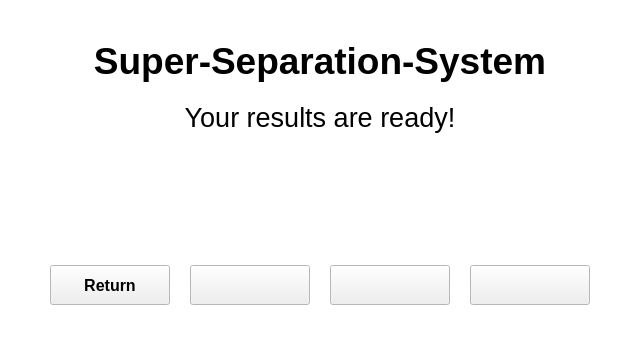
<?xml version="1.0" encoding="UTF-8"?>
<ui version="4.0">
 <class>SaveWindow</class>
 <widget class="QMainWindow" name="SaveWindow">
  <property name="geometry">
   <rect>
    <x>0</x>
    <y>0</y>
    <width>640</width>
    <height>345</height>
   </rect>
  </property>
  <property name="sizePolicy">
   <sizepolicy hsizetype="Minimum" vsizetype="Minimum">
    <horstretch>0</horstretch>
    <verstretch>0</verstretch>
   </sizepolicy>
  </property>
  <property name="palette">
   <palette>
    <active>
     <colorrole role="Base">
      <brush brushstyle="SolidPattern">
       <color alpha="255">
        <red>255</red>
        <green>255</green>
        <blue>255</blue>
       </color>
      </brush>
     </colorrole>
     <colorrole role="Window">
      <brush brushstyle="SolidPattern">
       <color alpha="255">
        <red>255</red>
        <green>255</green>
        <blue>255</blue>
       </color>
      </brush>
     </colorrole>
    </active>
    <inactive>
     <colorrole role="Base">
      <brush brushstyle="SolidPattern">
       <color alpha="255">
        <red>255</red>
        <green>255</green>
        <blue>255</blue>
       </color>
      </brush>
     </colorrole>
     <colorrole role="Window">
      <brush brushstyle="SolidPattern">
       <color alpha="255">
        <red>255</red>
        <green>255</green>
        <blue>255</blue>
       </color>
      </brush>
     </colorrole>
    </inactive>
    <disabled>
     <colorrole role="Base">
      <brush brushstyle="SolidPattern">
       <color alpha="255">
        <red>255</red>
        <green>255</green>
        <blue>255</blue>
       </color>
      </brush>
     </colorrole>
     <colorrole role="Window">
      <brush brushstyle="SolidPattern">
       <color alpha="255">
        <red>255</red>
        <green>255</green>
        <blue>255</blue>
       </color>
      </brush>
     </colorrole>
    </disabled>
   </palette>
  </property>
  <property name="windowTitle">
   <string>Super-Separation-System - results</string>
  </property>
  <widget class="QWidget" name="centralwidget">
   <property name="sizePolicy">
    <sizepolicy hsizetype="Preferred" vsizetype="Preferred">
     <horstretch>0</horstretch>
     <verstretch>0</verstretch>
    </sizepolicy>
   </property>
   <layout class="QGridLayout" name="gridLayout" rowstretch="0,0,0,0,0,0,0">
    <property name="leftMargin">
     <number>50</number>
    </property>
    <property name="topMargin">
     <number>40</number>
    </property>
    <property name="rightMargin">
     <number>50</number>
    </property>
    <property name="bottomMargin">
     <number>40</number>
    </property>
    <property name="spacing">
     <number>20</number>
    </property>
    <item row="1" column="0" colspan="4">
     <widget class="QLabel" name="titleLabel">
      <property name="sizePolicy">
       <sizepolicy hsizetype="Preferred" vsizetype="Fixed">
        <horstretch>0</horstretch>
        <verstretch>0</verstretch>
       </sizepolicy>
      </property>
      <property name="font">
       <font>
        <family>Segoe UI</family>
        <pointsize>28</pointsize>
        <weight>75</weight>
        <bold>true</bold>
        <kerning>false</kerning>
       </font>
      </property>
      <property name="text">
       <string>Super-Separation-System</string>
      </property>
      <property name="alignment">
       <set>Qt::AlignCenter</set>
      </property>
     </widget>
    </item>
    <item row="4" column="0">
     <spacer name="verticalSpacer">
      <property name="orientation">
       <enum>Qt::Vertical</enum>
      </property>
      <property name="sizeType">
       <enum>QSizePolicy::Fixed</enum>
      </property>
      <property name="sizeHint" stdset="0">
       <size>
        <width>20</width>
        <height>40</height>
       </size>
      </property>
     </spacer>
    </item>
    <item row="6" column="3">
     <widget class="QPushButton" name="volumeUpButton">
      <property name="sizePolicy">
       <sizepolicy hsizetype="Minimum" vsizetype="Fixed">
        <horstretch>0</horstretch>
        <verstretch>0</verstretch>
       </sizepolicy>
      </property>
      <property name="minimumSize">
       <size>
        <width>120</width>
        <height>40</height>
       </size>
      </property>
      <property name="text">
       <string/>
      </property>
     </widget>
    </item>
    <item row="3" column="0" colspan="4">
     <widget class="QLabel" name="label">
      <property name="sizePolicy">
       <sizepolicy hsizetype="Preferred" vsizetype="Fixed">
        <horstretch>0</horstretch>
        <verstretch>0</verstretch>
       </sizepolicy>
      </property>
      <property name="font">
       <font>
        <family>Segoe UI</family>
        <pointsize>20</pointsize>
       </font>
      </property>
      <property name="text">
       <string>Your results are ready!</string>
      </property>
      <property name="alignment">
       <set>Qt::AlignCenter</set>
      </property>
     </widget>
    </item>
    <item row="6" column="0">
     <widget class="QPushButton" name="returnButton">
      <property name="sizePolicy">
       <sizepolicy hsizetype="Minimum" vsizetype="Fixed">
        <horstretch>0</horstretch>
        <verstretch>0</verstretch>
       </sizepolicy>
      </property>
      <property name="minimumSize">
       <size>
        <width>0</width>
        <height>40</height>
       </size>
      </property>
      <property name="font">
       <font>
        <family>Segoe UI</family>
        <pointsize>12</pointsize>
        <weight>75</weight>
        <bold>true</bold>
       </font>
      </property>
      <property name="text">
       <string>Return</string>
      </property>
     </widget>
    </item>
    <item row="6" column="1">
     <widget class="QPushButton" name="runButton">
      <property name="sizePolicy">
       <sizepolicy hsizetype="Minimum" vsizetype="Fixed">
        <horstretch>0</horstretch>
        <verstretch>0</verstretch>
       </sizepolicy>
      </property>
      <property name="minimumSize">
       <size>
        <width>120</width>
        <height>40</height>
       </size>
      </property>
      <property name="text">
       <string/>
      </property>
     </widget>
    </item>
    <item row="6" column="2">
     <widget class="QPushButton" name="volumeDownButton">
      <property name="sizePolicy">
       <sizepolicy hsizetype="Minimum" vsizetype="Fixed">
        <horstretch>0</horstretch>
        <verstretch>0</verstretch>
       </sizepolicy>
      </property>
      <property name="minimumSize">
       <size>
        <width>120</width>
        <height>40</height>
       </size>
      </property>
      <property name="text">
       <string/>
      </property>
     </widget>
    </item>
    <item row="5" column="0" colspan="4">
     <widget class="QWidget" name="resultsWidget" native="true">
      <property name="sizePolicy">
       <sizepolicy hsizetype="Preferred" vsizetype="Preferred">
        <horstretch>0</horstretch>
        <verstretch>0</verstretch>
       </sizepolicy>
      </property>
      <layout class="QGridLayout" name="resultsLayout"/>
     </widget>
    </item>
   </layout>
  </widget>
 </widget>
 <resources/>
 <connections/>
</ui>
